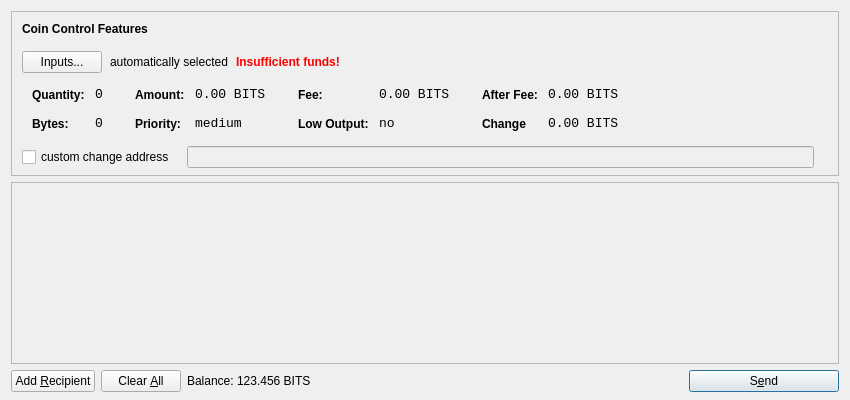
<?xml version="1.0" encoding="UTF-8"?>
<ui version="4.0">
 <class>SendCoinsDialog</class>
 <widget class="QDialog" name="SendCoinsDialog">
  <property name="geometry">
   <rect>
    <x>0</x>
    <y>0</y>
    <width>850</width>
    <height>400</height>
   </rect>
  </property>
  <property name="windowTitle">
   <string>Send Coins</string>
  </property>
  <layout class="QVBoxLayout" name="verticalLayout" stretch="0,1,0">
   <property name="bottomMargin">
    <number>8</number>
   </property>
   <item>
    <widget class="QFrame" name="frameCoinControl">
     <property name="sizePolicy">
      <sizepolicy hsizetype="Expanding" vsizetype="Expanding">
       <horstretch>0</horstretch>
       <verstretch>0</verstretch>
      </sizepolicy>
     </property>
     <property name="maximumSize">
      <size>
       <width>16777215</width>
       <height>16777215</height>
      </size>
     </property>
     <property name="frameShape">
      <enum>QFrame::StyledPanel</enum>
     </property>
     <property name="frameShadow">
      <enum>QFrame::Sunken</enum>
     </property>
     <layout class="QVBoxLayout" name="verticalLayoutCoinControl2">
      <property name="spacing">
       <number>-1</number>
      </property>
      <property name="leftMargin">
       <number>0</number>
      </property>
      <property name="topMargin">
       <number>0</number>
      </property>
      <property name="rightMargin">
       <number>0</number>
      </property>
      <property name="bottomMargin">
       <number>6</number>
      </property>
      <item>
       <layout class="QVBoxLayout" name="verticalLayoutCoinControl" stretch="0,0,0,0,1">
        <property name="spacing">
         <number>0</number>
        </property>
        <property name="leftMargin">
         <number>10</number>
        </property>
        <property name="topMargin">
         <number>10</number>
        </property>
        <item>
         <layout class="QHBoxLayout" name="horizontalLayoutCoinControl1">
          <property name="bottomMargin">
           <number>15</number>
          </property>
          <item>
           <widget class="QLabel" name="labelCoinControlFeatures">
            <property name="sizePolicy">
             <sizepolicy hsizetype="Preferred" vsizetype="Maximum">
              <horstretch>0</horstretch>
              <verstretch>0</verstretch>
             </sizepolicy>
            </property>
            <property name="font">
             <font>
              <weight>75</weight>
              <bold>true</bold>
             </font>
            </property>
            <property name="styleSheet">
             <string notr="true">font-weight:bold;</string>
            </property>
            <property name="text">
             <string>Coin Control Features</string>
            </property>
           </widget>
          </item>
         </layout>
        </item>
        <item>
         <layout class="QHBoxLayout" name="horizontalLayoutCoinControl2" stretch="0,0,0,0">
          <property name="spacing">
           <number>8</number>
          </property>
          <property name="bottomMargin">
           <number>10</number>
          </property>
          <item>
           <widget class="QPushButton" name="pushButtonCoinControl">
            <property name="styleSheet">
             <string notr="true"/>
            </property>
            <property name="text">
             <string>Inputs...</string>
            </property>
           </widget>
          </item>
          <item>
           <widget class="QLabel" name="labelCoinControlAutomaticallySelected">
            <property name="text">
             <string>automatically selected</string>
            </property>
            <property name="margin">
             <number>5</number>
            </property>
           </widget>
          </item>
          <item>
           <widget class="QLabel" name="labelCoinControlInsuffFunds">
            <property name="font">
             <font>
              <weight>75</weight>
              <bold>true</bold>
             </font>
            </property>
            <property name="styleSheet">
             <string notr="true">color:red;font-weight:bold;</string>
            </property>
            <property name="text">
             <string>Insufficient funds!</string>
            </property>
            <property name="margin">
             <number>5</number>
            </property>
           </widget>
          </item>
          <item>
           <spacer name="horizontalSpacerCoinControl">
            <property name="orientation">
             <enum>Qt::Horizontal</enum>
            </property>
            <property name="sizeHint" stdset="0">
             <size>
              <width>40</width>
              <height>1</height>
             </size>
            </property>
           </spacer>
          </item>
         </layout>
        </item>
        <item>
         <widget class="QWidget" name="widgetCoinControl" native="true">
          <property name="sizePolicy">
           <sizepolicy hsizetype="Preferred" vsizetype="Preferred">
            <horstretch>0</horstretch>
            <verstretch>0</verstretch>
           </sizepolicy>
          </property>
          <property name="minimumSize">
           <size>
            <width>0</width>
            <height>0</height>
           </size>
          </property>
          <property name="styleSheet">
           <string notr="true"/>
          </property>
          <layout class="QHBoxLayout" name="horizontalLayoutCoinControl5">
           <property name="margin">
            <number>0</number>
           </property>
           <item>
            <layout class="QHBoxLayout" name="horizontalLayoutCoinControl3" stretch="0,0,0,1">
             <property name="spacing">
              <number>20</number>
             </property>
             <property name="topMargin">
              <number>0</number>
             </property>
             <property name="bottomMargin">
              <number>10</number>
             </property>
             <item>
              <layout class="QFormLayout" name="formLayoutCoinControl1">
               <property name="horizontalSpacing">
                <number>10</number>
               </property>
               <property name="verticalSpacing">
                <number>14</number>
               </property>
               <property name="leftMargin">
                <number>10</number>
               </property>
               <property name="topMargin">
                <number>4</number>
               </property>
               <property name="rightMargin">
                <number>6</number>
               </property>
               <item row="0" column="0">
                <widget class="QLabel" name="labelCoinControlQuantityText">
                 <property name="styleSheet">
                  <string notr="true">font-weight:bold;</string>
                 </property>
                 <property name="text">
                  <string>Quantity:</string>
                 </property>
                 <property name="margin">
                  <number>0</number>
                 </property>
                </widget>
               </item>
               <item row="0" column="1">
                <widget class="QLabel" name="labelCoinControlQuantity">
                 <property name="font">
                  <font>
                   <family>Monospace</family>
                   <pointsize>10</pointsize>
                  </font>
                 </property>
                 <property name="cursor">
                  <cursorShape>IBeamCursor</cursorShape>
                 </property>
                 <property name="contextMenuPolicy">
                  <enum>Qt::ActionsContextMenu</enum>
                 </property>
                 <property name="text">
                  <string>0</string>
                 </property>
                 <property name="margin">
                  <number>0</number>
                 </property>
                 <property name="textInteractionFlags">
                  <set>Qt::LinksAccessibleByMouse|Qt::TextSelectableByKeyboard|Qt::TextSelectableByMouse</set>
                 </property>
                </widget>
               </item>
               <item row="1" column="0">
                <widget class="QLabel" name="labelCoinControlBytesText">
                 <property name="styleSheet">
                  <string notr="true">font-weight:bold;</string>
                 </property>
                 <property name="text">
                  <string>Bytes:</string>
                 </property>
                </widget>
               </item>
               <item row="1" column="1">
                <widget class="QLabel" name="labelCoinControlBytes">
                 <property name="font">
                  <font>
                   <family>Monospace</family>
                   <pointsize>10</pointsize>
                  </font>
                 </property>
                 <property name="cursor">
                  <cursorShape>IBeamCursor</cursorShape>
                 </property>
                 <property name="contextMenuPolicy">
                  <enum>Qt::ActionsContextMenu</enum>
                 </property>
                 <property name="text">
                  <string>0</string>
                 </property>
                 <property name="textInteractionFlags">
                  <set>Qt::LinksAccessibleByMouse|Qt::TextSelectableByKeyboard|Qt::TextSelectableByMouse</set>
                 </property>
                </widget>
               </item>
              </layout>
             </item>
             <item>
              <layout class="QFormLayout" name="formLayoutCoinControl2">
               <property name="horizontalSpacing">
                <number>10</number>
               </property>
               <property name="verticalSpacing">
                <number>14</number>
               </property>
               <property name="leftMargin">
                <number>6</number>
               </property>
               <property name="topMargin">
                <number>4</number>
               </property>
               <property name="rightMargin">
                <number>6</number>
               </property>
               <item row="0" column="0">
                <widget class="QLabel" name="labelCoinControlAmountText">
                 <property name="styleSheet">
                  <string notr="true">font-weight:bold;</string>
                 </property>
                 <property name="text">
                  <string>Amount:</string>
                 </property>
                 <property name="margin">
                  <number>0</number>
                 </property>
                </widget>
               </item>
               <item row="0" column="1">
                <widget class="QLabel" name="labelCoinControlAmount">
                 <property name="font">
                  <font>
                   <family>Monospace</family>
                   <pointsize>10</pointsize>
                  </font>
                 </property>
                 <property name="cursor">
                  <cursorShape>IBeamCursor</cursorShape>
                 </property>
                 <property name="contextMenuPolicy">
                  <enum>Qt::ActionsContextMenu</enum>
                 </property>
                 <property name="text">
                  <string>0.00 BITS</string>
                 </property>
                 <property name="textInteractionFlags">
                  <set>Qt::LinksAccessibleByMouse|Qt::TextSelectableByKeyboard|Qt::TextSelectableByMouse</set>
                 </property>
                </widget>
               </item>
               <item row="1" column="0">
                <widget class="QLabel" name="labelCoinControlPriorityText">
                 <property name="styleSheet">
                  <string notr="true">font-weight:bold;</string>
                 </property>
                 <property name="text">
                  <string>Priority:</string>
                 </property>
                </widget>
               </item>
               <item row="1" column="1">
                <widget class="QLabel" name="labelCoinControlPriority">
                 <property name="font">
                  <font>
                   <family>Monospace</family>
                   <pointsize>10</pointsize>
                  </font>
                 </property>
                 <property name="cursor">
                  <cursorShape>IBeamCursor</cursorShape>
                 </property>
                 <property name="contextMenuPolicy">
                  <enum>Qt::ActionsContextMenu</enum>
                 </property>
                 <property name="text">
                  <string>medium</string>
                 </property>
                 <property name="textInteractionFlags">
                  <set>Qt::LinksAccessibleByMouse|Qt::TextSelectableByKeyboard|Qt::TextSelectableByMouse</set>
                 </property>
                </widget>
               </item>
              </layout>
             </item>
             <item>
              <layout class="QFormLayout" name="formLayoutCoinControl3">
               <property name="horizontalSpacing">
                <number>10</number>
               </property>
               <property name="verticalSpacing">
                <number>14</number>
               </property>
               <property name="leftMargin">
                <number>6</number>
               </property>
               <property name="topMargin">
                <number>4</number>
               </property>
               <property name="rightMargin">
                <number>6</number>
               </property>
               <item row="0" column="0">
                <widget class="QLabel" name="labelCoinControlFeeText">
                 <property name="styleSheet">
                  <string notr="true">font-weight:bold;</string>
                 </property>
                 <property name="text">
                  <string>Fee:</string>
                 </property>
                 <property name="margin">
                  <number>0</number>
                 </property>
                </widget>
               </item>
               <item row="0" column="1">
                <widget class="QLabel" name="labelCoinControlFee">
                 <property name="font">
                  <font>
                   <family>Monospace</family>
                   <pointsize>10</pointsize>
                  </font>
                 </property>
                 <property name="cursor">
                  <cursorShape>IBeamCursor</cursorShape>
                 </property>
                 <property name="contextMenuPolicy">
                  <enum>Qt::ActionsContextMenu</enum>
                 </property>
                 <property name="text">
                  <string>0.00 BITS</string>
                 </property>
                 <property name="textInteractionFlags">
                  <set>Qt::LinksAccessibleByMouse|Qt::TextSelectableByKeyboard|Qt::TextSelectableByMouse</set>
                 </property>
                </widget>
               </item>
               <item row="1" column="0">
                <widget class="QLabel" name="labelCoinControlLowOutputText">
                 <property name="styleSheet">
                  <string notr="true">font-weight:bold;</string>
                 </property>
                 <property name="text">
                  <string>Low Output:</string>
                 </property>
                </widget>
               </item>
               <item row="1" column="1">
                <widget class="QLabel" name="labelCoinControlLowOutput">
                 <property name="font">
                  <font>
                   <family>Monospace</family>
                   <pointsize>10</pointsize>
                  </font>
                 </property>
                 <property name="cursor">
                  <cursorShape>IBeamCursor</cursorShape>
                 </property>
                 <property name="contextMenuPolicy">
                  <enum>Qt::ActionsContextMenu</enum>
                 </property>
                 <property name="text">
                  <string>no</string>
                 </property>
                 <property name="textInteractionFlags">
                  <set>Qt::LinksAccessibleByMouse|Qt::TextSelectableByKeyboard|Qt::TextSelectableByMouse</set>
                 </property>
                </widget>
               </item>
              </layout>
             </item>
             <item>
              <layout class="QFormLayout" name="formLayoutCoinControl4">
               <property name="horizontalSpacing">
                <number>10</number>
               </property>
               <property name="verticalSpacing">
                <number>14</number>
               </property>
               <property name="leftMargin">
                <number>6</number>
               </property>
               <property name="topMargin">
                <number>4</number>
               </property>
               <property name="rightMargin">
                <number>6</number>
               </property>
               <item row="0" column="0">
                <widget class="QLabel" name="labelCoinControlAfterFeeText">
                 <property name="styleSheet">
                  <string notr="true">font-weight:bold;</string>
                 </property>
                 <property name="text">
                  <string>After Fee:</string>
                 </property>
                 <property name="margin">
                  <number>0</number>
                 </property>
                </widget>
               </item>
               <item row="0" column="1">
                <widget class="QLabel" name="labelCoinControlAfterFee">
                 <property name="font">
                  <font>
                   <family>Monospace</family>
                   <pointsize>10</pointsize>
                  </font>
                 </property>
                 <property name="cursor">
                  <cursorShape>IBeamCursor</cursorShape>
                 </property>
                 <property name="contextMenuPolicy">
                  <enum>Qt::ActionsContextMenu</enum>
                 </property>
                 <property name="text">
                  <string>0.00 BITS</string>
                 </property>
                 <property name="textInteractionFlags">
                  <set>Qt::LinksAccessibleByMouse|Qt::TextSelectableByKeyboard|Qt::TextSelectableByMouse</set>
                 </property>
                </widget>
               </item>
               <item row="1" column="0">
                <widget class="QLabel" name="labelCoinControlChangeText">
                 <property name="styleSheet">
                  <string notr="true">font-weight:bold;</string>
                 </property>
                 <property name="text">
                  <string>Change</string>
                 </property>
                </widget>
               </item>
               <item row="1" column="1">
                <widget class="QLabel" name="labelCoinControlChange">
                 <property name="font">
                  <font>
                   <family>Monospace</family>
                   <pointsize>10</pointsize>
                  </font>
                 </property>
                 <property name="cursor">
                  <cursorShape>IBeamCursor</cursorShape>
                 </property>
                 <property name="contextMenuPolicy">
                  <enum>Qt::ActionsContextMenu</enum>
                 </property>
                 <property name="text">
                  <string>0.00 BITS</string>
                 </property>
                 <property name="textInteractionFlags">
                  <set>Qt::LinksAccessibleByMouse|Qt::TextSelectableByKeyboard|Qt::TextSelectableByMouse</set>
                 </property>
                </widget>
               </item>
              </layout>
             </item>
            </layout>
           </item>
          </layout>
         </widget>
        </item>
        <item>
         <layout class="QHBoxLayout" name="horizontalLayoutCoinControl4" stretch="0,0,0">
          <property name="spacing">
           <number>12</number>
          </property>
          <property name="sizeConstraint">
           <enum>QLayout::SetDefaultConstraint</enum>
          </property>
          <property name="topMargin">
           <number>5</number>
          </property>
          <property name="rightMargin">
           <number>5</number>
          </property>
          <item>
           <widget class="QCheckBox" name="checkBoxCoinControlChange">
            <property name="text">
             <string>custom change address</string>
            </property>
           </widget>
          </item>
          <item>
           <widget class="QLineEdit" name="lineEditCoinControlChange">
            <property name="enabled">
             <bool>false</bool>
            </property>
            <property name="sizePolicy">
             <sizepolicy hsizetype="Expanding" vsizetype="Fixed">
              <horstretch>0</horstretch>
              <verstretch>0</verstretch>
             </sizepolicy>
            </property>
           </widget>
          </item>
          <item>
           <widget class="QLabel" name="labelCoinControlChangeLabel">
            <property name="sizePolicy">
             <sizepolicy hsizetype="Preferred" vsizetype="Expanding">
              <horstretch>0</horstretch>
              <verstretch>0</verstretch>
             </sizepolicy>
            </property>
            <property name="minimumSize">
             <size>
              <width>0</width>
              <height>0</height>
             </size>
            </property>
            <property name="text">
             <string/>
            </property>
            <property name="margin">
             <number>3</number>
            </property>
           </widget>
          </item>
         </layout>
        </item>
        <item>
         <spacer name="verticalSpacerCoinControl">
          <property name="orientation">
           <enum>Qt::Vertical</enum>
          </property>
          <property name="sizeHint" stdset="0">
           <size>
            <width>800</width>
            <height>1</height>
           </size>
          </property>
         </spacer>
        </item>
       </layout>
      </item>
     </layout>
    </widget>
   </item>
   <item>
    <widget class="QScrollArea" name="scrollArea">
     <property name="widgetResizable">
      <bool>true</bool>
     </property>
     <widget class="QWidget" name="scrollAreaWidgetContents">
      <property name="geometry">
       <rect>
        <x>0</x>
        <y>0</y>
        <width>830</width>
        <height>165</height>
       </rect>
      </property>
      <layout class="QVBoxLayout" name="verticalLayout_2">
       <property name="margin">
        <number>0</number>
       </property>
       <item>
        <layout class="QVBoxLayout" name="entries">
         <property name="spacing">
          <number>6</number>
         </property>
        </layout>
       </item>
       <item>
        <spacer name="verticalSpacer">
         <property name="orientation">
          <enum>Qt::Vertical</enum>
         </property>
         <property name="sizeHint" stdset="0">
          <size>
           <width>20</width>
           <height>40</height>
          </size>
         </property>
        </spacer>
       </item>
      </layout>
     </widget>
    </widget>
   </item>
   <item>
    <layout class="QHBoxLayout" name="horizontalLayout">
     <item>
      <widget class="QPushButton" name="addButton">
       <property name="toolTip">
        <string>Send to multiple recipients at once</string>
       </property>
       <property name="text">
        <string>Add &amp;Recipient</string>
       </property>
       <property name="autoDefault">
        <bool>false</bool>
       </property>
      </widget>
     </item>
     <item>
      <widget class="QPushButton" name="clearButton">
       <property name="sizePolicy">
        <sizepolicy hsizetype="Minimum" vsizetype="Fixed">
         <horstretch>0</horstretch>
         <verstretch>0</verstretch>
        </sizepolicy>
       </property>
       <property name="toolTip">
        <string>Remove all transaction fields</string>
       </property>
       <property name="text">
        <string>Clear &amp;All</string>
       </property>
       <property name="autoRepeatDelay">
        <number>300</number>
       </property>
       <property name="autoDefault">
        <bool>false</bool>
       </property>
      </widget>
     </item>
     <item>
      <layout class="QHBoxLayout" name="horizontalLayout_2">
       <property name="spacing">
        <number>3</number>
       </property>
       <item>
        <widget class="QLabel" name="label">
         <property name="sizePolicy">
          <sizepolicy hsizetype="Preferred" vsizetype="Fixed">
           <horstretch>0</horstretch>
           <verstretch>0</verstretch>
          </sizepolicy>
         </property>
         <property name="text">
          <string>Balance:</string>
         </property>
        </widget>
       </item>
       <item>
        <widget class="QLabel" name="labelBalance">
         <property name="sizePolicy">
          <sizepolicy hsizetype="Preferred" vsizetype="Fixed">
           <horstretch>0</horstretch>
           <verstretch>0</verstretch>
          </sizepolicy>
         </property>
         <property name="cursor">
          <cursorShape>IBeamCursor</cursorShape>
         </property>
         <property name="text">
          <string>123.456 BITS</string>
         </property>
         <property name="textInteractionFlags">
          <set>Qt::LinksAccessibleByMouse|Qt::TextSelectableByKeyboard|Qt::TextSelectableByMouse</set>
         </property>
        </widget>
       </item>
      </layout>
     </item>
     <item>
      <spacer name="horizontalSpacer">
       <property name="orientation">
        <enum>Qt::Horizontal</enum>
       </property>
       <property name="sizeHint" stdset="0">
        <size>
         <width>40</width>
         <height>20</height>
        </size>
       </property>
      </spacer>
     </item>
     <item>
      <widget class="QPushButton" name="sendButton">
       <property name="minimumSize">
        <size>
         <width>150</width>
         <height>0</height>
        </size>
       </property>
       <property name="toolTip">
        <string>Confirm the send action</string>
       </property>
       <property name="text">
        <string>S&amp;end</string>
       </property>
       <property name="icon">
        <iconset resource="../bitcoin.qrc">
         <normaloff>:/icons/send</normaloff>:/icons/send</iconset>
       </property>
       <property name="default">
        <bool>true</bool>
       </property>
      </widget>
     </item>
    </layout>
   </item>
  </layout>
 </widget>
 <resources>
  <include location="../bitcoin.qrc"/>
 </resources>
 <connections/>
</ui>
